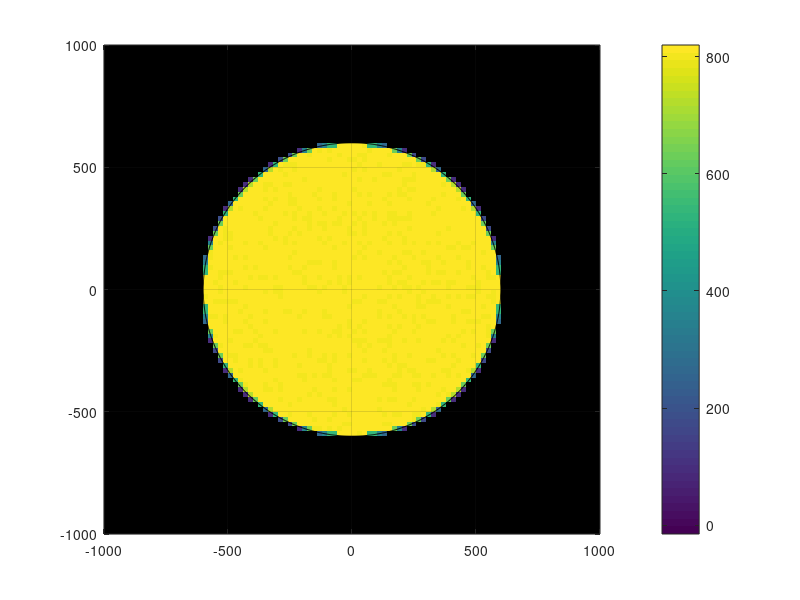

Source code (MATLAB):
% This is a matlab script that generates the input data

% $Header$
% $Name$

% Dimensions of grid
nx=100;
ny=100;
nz=50;
% Nominal depth of model (meters)
H=1000;
% Size of domain
Lx=2.0e3;
% Radius of cooling disk (m)
Rc=600.;
% Horizontal resolution (m)
dx=Lx/nx;
% Rotation
f=1.e-4;
% Stratification
N=0.0*(f*Rc/H);
% surface temperature
Ts=20.;
% Flux : Cooling disk & noise added to cooling
Qo=800; Q1=10;

% Gravity
g=10.;
% E.O.S.
alpha=2.e-4;

Tz=N^2/(g*alpha)

dz=H/nz;
sprintf('delZ = %d * %7.6g,',nz,dz)

x=(1:nx)*dx;x=x-mean(x);
y=(1:ny)*dx;y=y-mean(y);
z=-dz/2:-dz:-H;

% Temperature profile
Tref=Ts+Tz*z-mean(Tz*z);
[sprintf('Tref =') sprintf(' %8.6g,',Tref)]

% Surface heat flux : refine the grid (by 3 x 3) to assign mean heat flux
Q=Qo+Q1*(0.5+rand([nx,ny]));
Qc=zeros(nx,ny);
xc=x'*ones(1,ny); yc=ones(nx,1)*y; 
for j=-1:1, for i=-1:1,
 xs=xc+dx*i/3 ; ys=yc+dx*j/3; r2=xs.*xs+ys.*ys;
 qs=Q/9; qs( find(r2 > Rc*Rc) )=0.;
 Qc=Qc+qs;
end ; end
%fid=fopen('Qnet_p64.bin','w','b'); fwrite(fid,Qc,'real*8'); fclose(fid);
 fid=fopen('Qnet_p32.bin','w','b'); fwrite(fid,Qc,'real*4'); fclose(fid);

var=2*pi*[0:1000]/1000; xl=Rc*cos(var); yl=Rc*sin(var);
figure(1);clf;
var=Qc; var(find(var==0))=NaN;
imagesc(xc,yc,var'); set(gca,'YDir','normal');
caxis([-15 820]);
%change_colmap(-1);
colorbar
grid;
hold on
L=line(xl,yl);
set(L,'color',[0 0 0]);
hold off ;
